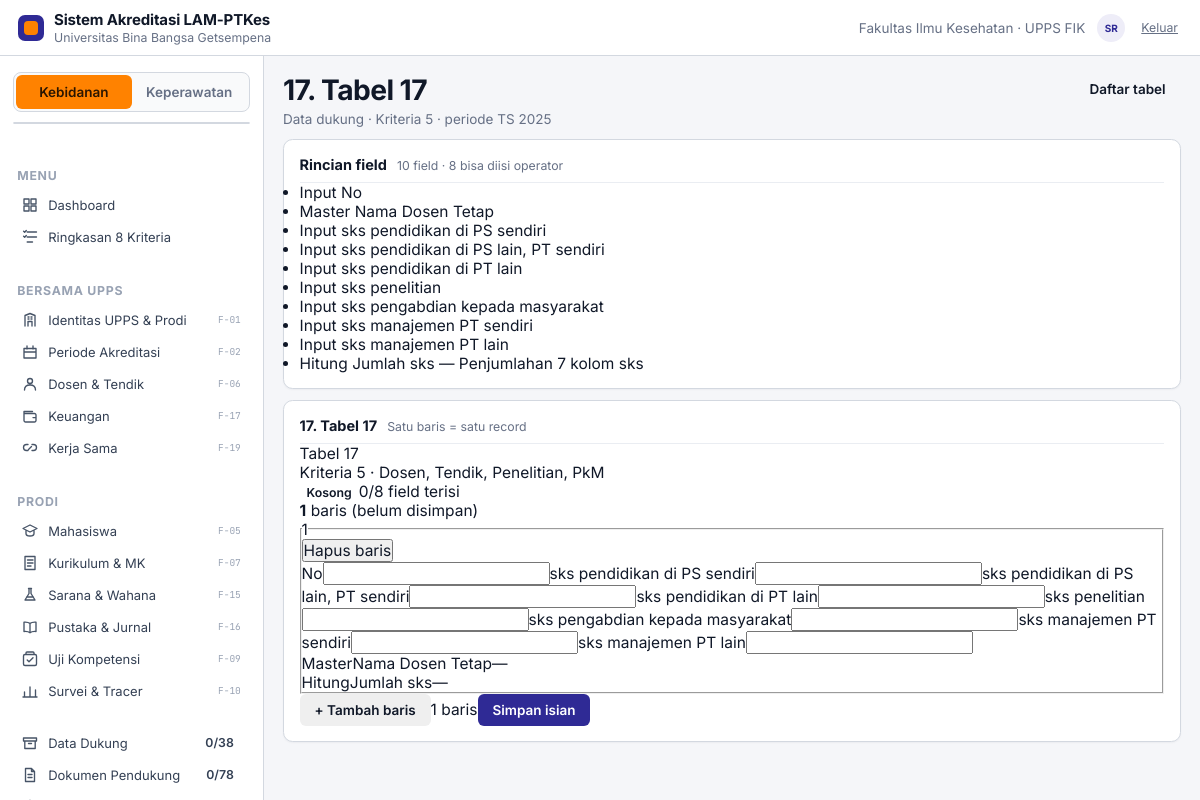
Page /index.php?m=tabel&a=lihat&t=17 (signed in) on the earlier database version.
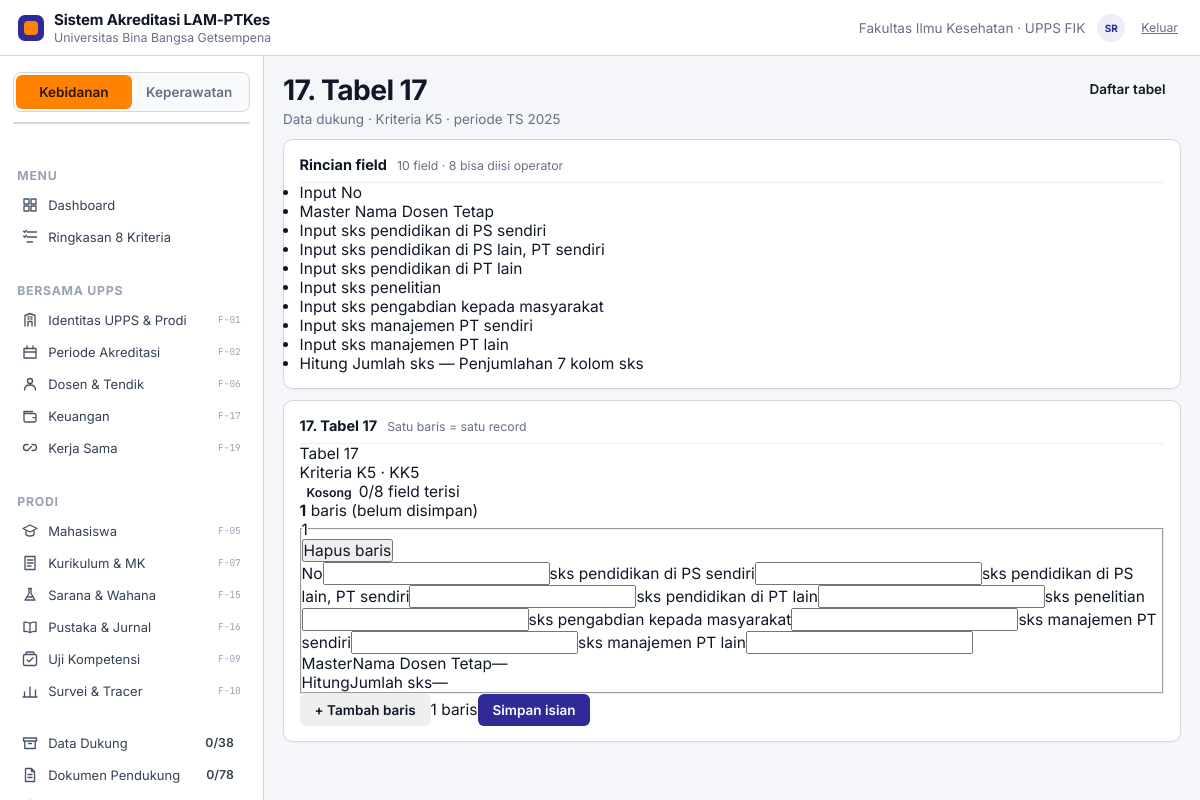
Same page on the later database version.
### tables this page shows
CREATE TABLE pengguna (
  id            INT UNSIGNED NOT NULL AUTO_INCREMENT,
  email         VARCHAR(160) NOT NULL,                
  nama          VARCHAR(160) NOT NULL,
  sandi         VARCHAR(255) NULL,                    
  peran_kode    VARCHAR(32) NOT NULL,
  prodi_id      INT UNSIGNED NULL,                    
  aktif         TINYINT(1) NOT NULL DEFAULT 1,
  dibuat        DATETIME NOT NULL DEFAULT CURRENT_TIMESTAMP,
  masuk_terakhir DATETIME NULL,
  PRIMARY KEY (id),
  UNIQUE KEY uq_pengguna_email (email),
  CONSTRAINT fk_pengguna_peran FOREIGN KEY (peran_kode) REFERENCES peran(kode),
  CONSTRAINT fk_pengguna_prodi FOREIGN KEY (prodi_id) REFERENCES prodi(id)
);

CREATE TABLE prodi (
  id                     INT UNSIGNED NOT NULL AUTO_INCREMENT,
  upps_id                INT UNSIGNED NOT NULL,
  nama_ps                VARCHAR(120) NOT NULL,
  jenjang                ENUM('D-III','Sarjana','Profesi','Sarjana Terapan','Magister','Spesialis') NOT NULL,
  bidang                 VARCHAR(80)  NOT NULL,
  punya_tahap_profesi    TINYINT(1)   NOT NULL DEFAULT 0,
  nama_profesi_lulusan   VARCHAR(80)  NULL,
  lama_studi_semester    TINYINT UNSIGNED NULL,
  nama_uji_kompetensi    VARCHAR(120) NULL,
  peringkat_akreditasi   VARCHAR(40)  NULL,
  tgl_akreditasi         DATE NULL,
  tgl_berakhir_akreditasi DATE NULL,
  aktif                  TINYINT(1) NOT NULL DEFAULT 1,
  dibuat                 DATETIME NOT NULL DEFAULT CURRENT_TIMESTAMP,
  diubah                 DATETIME NOT NULL DEFAULT CURRENT_TIMESTAMP ON UPDATE CURRENT_TIMESTAMP,
  PRIMARY KEY (id),
  UNIQUE KEY uq_prodi_nama (upps_id, nama_ps),
  CONSTRAINT fk_prodi_upps FOREIGN KEY (upps_id) REFERENCES upps(id)
);

CREATE TABLE tabel_dukung (
  kode          CHAR(2) NOT NULL,
  nomor         TINYINT UNSIGNED NOT NULL,
  judul         VARCHAR(255) NOT NULL,
  kriteria      CHAR(2) NOT NULL,
  khusus_profesi TINYINT(1) NOT NULL DEFAULT 0,
  varian        VARCHAR(20) NULL,                 
  berlaku_untuk VARCHAR(20) NOT NULL DEFAULT 'semua',
  PRIMARY KEY (kode),
  UNIQUE KEY uq_tabel_nomor (nomor),
   
   
  CONSTRAINT fk_tabel_kriteria FOREIGN KEY (kriteria) REFERENCES kriteria(kode)
);

CREATE TABLE spec_field (
  tabel_kode    CHAR(2) NOT NULL,
  urut          SMALLINT UNSIGNED NOT NULL,
  label         VARCHAR(180) NOT NULL,
  kunci         VARCHAR(60) NOT NULL,
  tipe          VARCHAR(40) NOT NULL,
  asal          ENUM('Input','Hitung','Master','Tetap') NOT NULL,
   
   
   
  kelompok      VARCHAR(40) NOT NULL DEFAULT '',
  pilih         ENUM('satu','banyak') NOT NULL DEFAULT 'banyak',
  keterangan    VARCHAR(255) NULL,
  PRIMARY KEY (tabel_kode, kunci),
  UNIQUE KEY uq_spec_urut (tabel_kode, urut),
  CONSTRAINT fk_spec_tabel FOREIGN KEY (tabel_kode) REFERENCES tabel_dukung(kode)
);

CREATE TABLE IF NOT EXISTS kriteria (
  kode       CHAR(2) NOT NULL,
  nama       VARCHAR(160) NOT NULL,
  PRIMARY KEY (kode)
);

### web/modul/tabel/index.php (the view, shortened to what the rows shown need)
<?php
require_once __DIR__ . '/../../system/layout.php';
require_once dirname(__DIR__, 2) . '/tampilan/kerangka/komponen.php';
require_once __DIR__ . '/proses.php';
function gaya_tabel(): string
{
    return '';
}
$aksi = preg_replace('/[^a-z]/', '', $_GET['a'] ?? 'index');
$PRODI = prodi_aktif();
$per = $PRODI ? periode_aktif($PRODI) : null;
$PERIODE = (int) $per['id'];
$tabelKode = (string) ($_GET['t'] ?? $_POST['t'] ?? '');
if ($aksi === 'lihat') {
    $tabelKode = preg_replace('/[^0-9]/', '', $tabelKode);
    try {
        $info = tabel_info($tabelKode);
    } catch (TabelDitolak $x) {
        render('Tabel tidak ditemukan', gaya_tabel() . halaman_galat(404,
            'Kode tabel <b>' . e($tabelKode) . '</b> tidak ada di instrumen.'));
        return;
    }
    $status = status_satu_tabel($tabelKode, $PRODI, $PERIODE);
    $field = tabel_field($tabelKode);
    $input = array_values(array_filter($field, fn($f) => $f['asal'] === 'Input'));
    $lain = array_values(array_filter($field, fn($f) => $f['asal'] !== 'Input'));
    $baris = tabel_baris($tabelKode, $PRODI, $PERIODE);
    $terkunci = $status['dikunci'];
    $bisaIsi = boleh('ISI') && !$terkunci && $status['berlaku'];
    $drafKosong = !$baris;
    if ($drafKosong) {
        $baris = [['id' => 0, 'urut' => 1, 'dikunci' => false, 'nilai' => [], 'pengunci' => null, 'dikunci_pada' => null]];
    }
    $totalBaris = count($baris);
    $halMax = max(1, (int) ceil($totalBaris / TABEL_PER_HAL));
    $hal = min(max(1, halaman()), $halMax);
    $tampilBaris = array_slice($baris, ($hal - 1) * TABEL_PER_HAL, TABEL_PER_HAL);
    $isi = gaya_tabel();
    $rincian = '';
    foreach ($field as $f) {
        $rincian .= '<li><span class="tf-sumber tf-' . e(strtolower($f['asal'])) . '">'
            . e($f['asal']) . '</span> ' . e($f['label'])
            . ($f['keterangan'] && $f['keterangan'] !== '-' ? ' <span class="muted">— ' . e($f['keterangan']) . '</span>' : '')
            . '</li>';
    }
    $aksiHtml = '<a class="btn" href="' . e(BASE_URL) . 'index.php?m=tabel">Daftar tabel</a>';
    $kepala = '<div class="tf-head">'
        . '<div><div class="tf-kode num">Tabel ' . e($info['nomor']) . '</div>'
        . '<div class="tf-kriteria">Kriteria ' . e($info['kriteria']) . ' · ' . e(nama_kriteria('K' . $info['kriteria'])) . '</div></div>'
        . '<div class="tf-status">' . badge_status($status['status'])
        . '<span class="tf-terisi">' . e((string) $status['terisi']) . '/' . e((string) $status['total']) . ' field terisi</span></div>'
        . '<div class="tf-jumlah"><b class="num">' . e((string) $totalBaris) . '</b> baris'
        . ($drafKosong ? ' <span class="muted">(belum disimpan)</span>' : '') . '</div>'
        . '</div>';
    $isi .= kartu('Rincian field', '<ul class="tf-rincian">' . $rincian . '</ul>',
        ['catatan' => count($field) . ' field · ' . count($input) . ' bisa diisi operator']);
    $urutMax = 0;
    foreach ($baris as $b) {
        $urutMax = max($urutMax, (int) $b['urut']);
    }
    $form = '<form method="post" action="' . e(BASE_URL) . 'index.php?m=tabel&amp;a=simpan" id="formTabel" class="tf-form"'
        . ' data-urut-max="' . e((string) $urutMax) . '">'
        . csrf_input() . '<input type="hidden" name="t" value="' . e($tabelKode) . '">'
        . '<input type="hidden" name="hal" value="' . e((string) $hal) . '">'
        . '<div class="tf-baris-list">';
    foreach ($tampilBaris as $b) {
        $form .= tabel_render_baris($b, $input, $lain, $bisaIsi);
    }
    $form .= '</div>';
    $form .= '<div id="tfHapus" hidden></div>';
    if ($bisaIsi) {
        $form .= '<div class="tf-aksi">'
            . '<button class="btn" type="button" id="tfTambah">+ Tambah baris</button>'
            . '<span class="muted tf-hitung" id="tfHitung">' . count($baris) . ' baris</span>'
            . '<button class="btn btn-primary" type="submit">Simpan isian</button>'
            . '</div>';
    }
    $form .= '</form>';
    if ($bisaIsi) {
        $form .= '<template id="tfTemplate">' . tabel_render_baris(
            ['id' => 0, 'urut' => 0, 'dikunci' => false, 'nilai' => [], 'pengunci' => null, 'dikunci_pada' => null],
            $input, $lain, true) . '</template>';
    }
    $navigasi = '';
    $isi .= kartu($info['judul'], $kepala . $navigasi . $form,
        ['catatan' => $halMax > 1
            ? sprintf('Satu baris = satu record · halaman %d dari %d', $hal, $halMax)
            : 'Satu baris = satu record']);
    if ($bisaIsi) {
        $isi .= '<script src="' . e(BASE_URL) . 'assets/js/tabel.js?v=1" defer></script>';
    }
    render($info['judul'], $isi, [
        'aktif' => 'tabel',
        'sub' => 'Data dukung · Kriteria ' . $info['kriteria'] . ' · periode TS ' . $per['tahun_ts'],
        'aksi' => $aksiHtml,
    ]);
    return;
}
function tabel_render_baris(array $b, array $input, array $lain, bool $bisaIsi): string
{
    $urut = (int) $b['urut'];
    $beku = !$bisaIsi || $b['dikunci'];
    $html = '<fieldset class="tf-baris' . ($b['dikunci'] ? ' terkunci' : '') . '" data-urut="' . e((string) $urut) . '"'
        . ' data-baris-id="' . e((string) $b['id']) . '">'
        . '<legend><span class="tf-baris-no num">' . e((string) $urut) . '</span>'
        . ($b['dikunci'] ? ' <span class="tf-kunci">terkunci</span>' : '') . '</legend>';
    if ($bisaIsi && !$b['dikunci']) {
        $html .= '<button class="tf-hapus" type="button" data-hapus-baris aria-label="Hapus baris ' . e((string) $urut) . '">Hapus baris</button>';
    }
    $html .= '<div class="tf-grid">';
    foreach ($input as $f) {
        $nama = 'sel[' . $urut . '][' . $f['kunci'] . ']';
        $sel = $b['nilai'][$f['kunci']] ?? null;
        $kolom = tabel_kolom($f['tipe']);
        if ($kolom === 'angka') {
            $nilai = $f['tipe'] === 'tanggal'
                ? tabel_angka_ke_tgl($sel['nilai_angka'] ?? null)
                : (string) ($sel['nilai_angka'] ?? '');
        } else {
            $nilai = (string) ($sel['nilai_teks'] ?? '');
        }
        $html .= '<label class="tf-field"><span class="tf-label">' . e($f['label']) . '</span>';
        if ($beku) {
            $tampil = $f['tipe'] === 'tanggal' && $nilai !== '' ? tgl($nilai) : ($nilai === '' ? '—' : $nilai);
            $html .= '<span class="tf-nilai">' . e($tampil) . '</span>';
        } else {
            $html .= tabel_kontrol($nama, $f, $nilai);
        }
        $html .= '</label>';
    }
    $html .= '</div>';
    if ($lain) {
        $html .= '<div class="tf-lain">';
        foreach ($lain as $f) {
            $sel = $b['nilai'][$f['kunci']] ?? null;
            $nilai = tabel_kolom($f['tipe']) === 'angka'
                ? (string) ($sel['nilai_angka'] ?? '')
                : (string) ($sel['nilai_teks'] ?? '');
            $html .= '<div class="tf-lain-item"><span class="tf-sumber tf-' . e(strtolower($f['asal'])) . '">'
                . e($f['asal']) . '</span><span class="tf-label">' . e($f['label']) . '</span>'
                . '<span class="tf-nilai">' . e($nilai === '' ? '—' : $nilai) . '</span></div>';
        }
        $html .= '</div>';
    }
    return $html . '</fieldset>';
}
function tabel_kontrol(string $nama, array $f, string $nilai): string
{
    $namaAttr = ' name="' . e($nama) . '"';
    if (tabel_kolom($f['tipe']) === 'angka') {
        $langkah = in_array($f['tipe'], ['desimal', 'persen'], true) ? '0.01' : '1';
        return '<input type="number" class="tf-input" step="' . $langkah . '"' . $namaAttr
            . ' value="' . e($nilai) . '" inputmode="decimal">';
    }
    return '<input type="text" class="tf-input" maxlength="500"' . $namaAttr
        . ' value="' . e($nilai) . '">';
}

### web/tampilan/kerangka/komponen.php (shortened to what the rows shown need)
<?php
function kartu(string $judulAtauIsi, ?string $isi = null, array $opsi = []): string
{
    $kelas = trim((string) ($opsi['kelas'] ?? ''));
    $id = $opsi['id'] ?? '';
    $catatan = $opsi['catatan'] ?? '';
    return '<div class="card' . ($kelas !== '' ? ' ' . e($kelas) : '') . '"'
        . ($id !== '' ? ' id="' . e((string) $id) . '"' : '') . '>'
        . cardHead($judulAtauIsi, (string) $catatan)
        . $isi
        . '</div>';
}
function cardHead(string $judul, string $catatan = '', string $kanan = ''): string
{
    $out = '<div class="card-head"><h2>' . e($judul) . '</h2>';
    if ($catatan !== '') {
        $out .= '<span class="note">' . e($catatan) . '</span>';
    }
    return $out . '</div>';
}

### web/system/layout.php (shortened to what the rows shown need)
<?php
require_once __DIR__ . '/view.php';
require_once __DIR__ . '/rekap.php';
require_once dirname(__DIR__) . '/assets/ikon.php';
function nav_items(): array
{
    $items = [
        ['kelompok' => 'MENU', 'baris' => [
            ['dashboard', 'Dashboard', null, 'dashboard'],
            ['ringkasan', 'Ringkasan 8 Kriteria', null, 'summary'],
        ]],
        ['kelompok' => 'BERSAMA UPPS', 'baris' => [
            ['identitas', 'Identitas UPPS & Prodi', 'F-01', 'identity'],
            ['periode', 'Periode Akreditasi', 'F-02', 'period'],
            ['dosen', 'Dosen & Tendik', 'F-06', 'lecturer'],
            ['keuangan', 'Keuangan', 'F-17', 'finance'],
            ['kerjasama', 'Kerja Sama', 'F-19', 'partner'],
        ]],
        ['kelompok' => 'PRODI', 'baris' => [
            ['mahasiswa', 'Mahasiswa', 'F-05', 'student'],
            ['kurikulum', 'Kurikulum & MK', 'F-07', 'curriculum'],
            ['sarana', 'Sarana & Wahana', 'F-15', 'facility'],
            ['pustaka', 'Pustaka & Jurnal', 'F-16', 'library'],
            ['uji', 'Uji Kompetensi', 'F-09', 'competency'],
            ['survei', 'Survei & Tracer', 'F-10', 'survey'],
        ]],
    ];
    if (boleh('KELOLA_PENGGUNA')) {
        $items[1]['baris'][] = ['pengguna', 'Pengguna & Hak Akses', 'F-22', 'access'];
    }
    $items[] = ['kelompok' => null, 'baris' => [
        ['datadukung', 'Data Dukung', null, 'archive', rekap_tabel_badge()],
        ['dokumen', 'Dokumen Pendukung', null, 'document', rekap_dokumen_badge()],
        ['konsistensi', 'Konsistensi', null, 'consistency', konsistensi_badge()],
    ]];
    return $items;
}
function render(string $judul, string $isi, array $opsi = []): void
{
    $aktif = $opsi['aktif'] ?? '';
    $sub = $opsi['sub'] ?? '';
    $aksi = $opsi['aksi'] ?? '';
    $U = pengguna();
    $nav = nav_items();
    ?><!DOCTYPE html>
<html lang="id">
<head>
<link rel="stylesheet" href="<?= e(BASE_URL) ?>assets/css/app.css?v=1">
<link rel="stylesheet" href="<?= e(BASE_URL) ?>assets/css/anim.css?v=1">
</head>
<body>
<header class="topbar">
  <div class="brand">
    <div class="brand-mark"></div>
    <div class="brand-text">
      <div class="brand-name">Sistem Akreditasi LAM-PTKes</div>
      <div class="brand-sub">Universitas Bina Bangsa Getsempena</div>
    </div>
  </div>
  <div class="topbar-right">
    <span class="topbar-ctx">Fakultas Ilmu Kesehatan · UPPS FIK</span>
    <div class="avatar" title="<?= e($U['nama'] ?? '') ?>"><?= e(inisial($U['nama'] ?? '')) ?></div>
    <a class="who-keluar" href="<?= e(BASE_URL) ?>index.php?m=masuk&amp;a=keluar">Keluar</a>
  </div>
</header>
<aside class="sidebar" id="sidebar" aria-label="Navigasi utama">
  <div class="switch">
    <?php foreach (semua_prodi() as $p): ?>
      <button data-prodi="<?= (int) $p['id'] ?>" aria-pressed="<?= (int) $p['id'] === prodi_aktif() ? 'true' : 'false' ?>"><?= e($p['nama_ps']) ?></button>
    <?php endforeach; ?>
  </div>
  <button class="period"><b>TS <?= e(tahun_ts()) ?></b></button>
  <?php foreach ($nav as $grup): ?>
    <?php if ($grup['kelompok']): ?><div class="nav-label"><?= e($grup['kelompok']) ?></div><?php endif; ?>
    <?php foreach ($grup['baris'] as $b): ?>
      <?php $kode = $b[0]; $nama = $b[1]; $fitur = $b[2] ?? null; $ikon = $b[3] ?? null; $badge = $b[4] ?? null; ?>
      <a class="nav-item<?= $aktif === $kode ? ' aktif' : '' ?>" href="<?= e(BASE_URL) ?>index.php?m=<?= e($kode) ?>"<?= $aktif === $kode ? ' aria-current="page"' : '' ?>>
        <?= ikon((string) $ikon) ?><span class="lbl"><?= e($nama) ?></span>
        <?php if ($badge !== null && $badge !== ''): ?>
          <span class="badge"><?= e($badge) ?></span>
        <?php elseif ($fitur): ?>
          <span class="code"><?= e($fitur) ?></span>
        <?php endif; ?>
      </a>
    <?php endforeach; ?>
  <?php endforeach; ?>
</aside>
<main class="main">
  <div class="page-head">
    <div>
      <h1><?= e($judul) ?></h1>
      <?php if ($sub !== ''): ?><div class="page-sub"><?= $sub ?></div><?php endif; ?>
    </div>
    <?php if ($aksi !== ''): ?><div class="actions"><?= $aksi ?></div><?php endif; ?>
  </div>
  <?= $isi ?>
</main>
</body>
</html><?php
}
function inisial(string $nama): string
{
    $bersih = preg_replace('/,.*$/', '', $nama);
    $kata = preg_split('/\s+/', trim((string) $bersih)) ?: [];
    $out = '';
    foreach ($kata as $k) {
        if ($k !== '') {
            $out .= mb_substr($k, 0, 1);
        }
        if (mb_strlen($out) >= 2) {
            break;
        }
    }
    return mb_strtoupper($out);
}
function semua_prodi(): array
{
    return q('SELECT id, nama_ps FROM prodi WHERE aktif = 1 ORDER BY id');
}
function tahun_ts(): int
{
    $p = prodi_aktif();
    return $ts = (int) qv('SELECT tahun_ts FROM periode WHERE prodi_id = ? AND aktif = 1
                            ORDER BY tahun_ts DESC LIMIT 1', [$p], (int) date('Y'));
}
function rekap_tabel_badge(): string
{
    $p = prodi_aktif();
    $per = $p ? periode_aktif($p) : null;
    $r = rekap_ringkas($p, (int) $per['id']);
    return sprintf('%d/%d', $r['selesai'], $r['wajib']);
}
function rekap_dokumen_badge(): string
{
    $p = prodi_aktif();
    $per = $p ? periode_aktif($p) : null;
    $r = rekap_dokumen($p, (int) $per['id']);
    return sprintf('%d/%d', $r['unggah'], $r['total']);
}
function konsistensi_badge(): string
{
    return '—';
}

Differences in the rows shown:
changed tabel_dukung "17. Tabel 17": kriteria "5" → "K5"; kriteria.nama "Dosen, Tendik, Penelitian, PkM" → (not shown)
Other differences:
$sub: "Data dukung · Kriteria 5 · periode TS 2025" → "Data dukung · Kriteria K5 · periode TS 2025"
nama_kriteria('K' . $info['kriteria']): (not shown) → "KK5"
